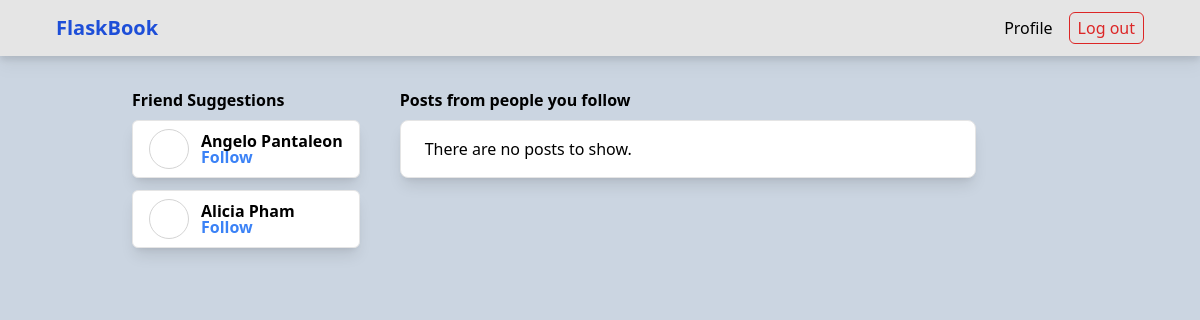
Page / (signed in) on the committed database.
### flaskbook_app/models.py (models this page shows, shortened)
class User(UserMixin, db.Model):
    id = db.Column(db.Integer, primary_key=True)
    username = db.Column(db.String(20), unique=True, nullable=False)
    password = db.Column(db.String(200), nullable=False)
    first_name = db.Column(db.String(40), nullable=False)
    last_name = db.Column(db.String(40), nullable=False)
    created_at = db.Column(db.DateTime, default=datetime.utcnow, nullable=False)
    user_interests = db.relationship('UserInterest', backref='user', lazy=True)
    avatar = db.Column(db.String(255), default='https://t4.ftcdn.net/jpg/00/64/67/63/360_F_64676383_LdbmhiNM6Ypzb3FM4PPuFP9rHe7ri8Ju.jpg')
    followed = db.relationship(
        'Follow',
        foreign_keys=[Follow.follower_id],
        backref='follower',
        lazy='dynamic',
    )
    followers = db.relationship(
        'Follow',
        foreign_keys=[Follow.followed_id],
        backref='followed',
        lazy='dynamic',
    )
    def is_following(self, user):
        return self.followed.filter_by(followed_id=user.id).first() is not None

### flaskbook_app/main/routes.py (the view)
@main.route("/")
@login_required
def index():
    user = User.query.filter_by(username=current_user.username).first_or_404()
    followed_users = user.followed.all()
    posts = Post.query \
        .join(Follow, Follow.followed_id == Post.author_id) \
        .filter(Follow.follower_id == user.id) \
        .filter(Post.receiver_id == Post.author_id) \
        .order_by(Post.created_at.desc()) \
        .all()
    users_with_shared_interests = []
    shared_interests = User.query.join(User.user_interests).\
        filter(UserInterest.interest_id.in_([i.id for i in user.user_interests])).\
        filter(User.id != user.id).distinct().all()
    for user in shared_interests:
        if not current_user.is_following(user):
            users_with_shared_interests.append(user)
    print(users_with_shared_interests)
    return render_template("home.html", posts=posts, current_user=current_user, users_with_shared_interests=users_with_shared_interests)

### flaskbook_app/extensions.py (called while the page is built)
@login_manager.user_loader
def load_user(user_id):
    return User.query.get(user_id)

### flaskbook_app/templates/home.html (shortened to what this page needs)
{% extends 'base.html' %} {% block content %}
<section class="w-10/12 flex p-8 gap-x-10 min-h-screen">
  <div class="">
    <h2 class="font-bold whitespace-nowrap">Friend Suggestions</h2>
    <div>
      <ul class="flex flex-col gap-y-3 my-2">
        {% for user in users_with_shared_interests %}
        <li
          class="flex gap-x-3 items-center bg-white shadow-lg border border-neutral-200 rounded-md py-2 px-4"
        >
          <div class="w-10 h-10 rounded-full overflow-hidden border border-neutral-300">
          </div>
          <div>
            <a class="font-bold" href="/{{user.username}}">
              <p class="leading-4 whitespace-nowrap">
                {{ user.first_name }} {{ user.last_name }}
              </p></a
            >
            <a class="font-bold" href="/follow/{{user.id}}"
              ><p class="leading-4 text-blue-500">Follow</p></a
            >
          </div>
        </li>
        {% endfor %}
      </ul>
    </div>
  </div>
  <div class="w-full flex flex-col">
    <h2 class="font-bold">Posts from people you follow</h2>
    <div class="flex flex-col gap-y-3 max-w-xl my-2">
      {% if posts|length == 0 %}
      <div class="flex flex-col bg-white rounded-lg shadow-lg border border-neutral-200">
        <div class="flex flex-row justify-between items-center p-4">
          <div class="flex flex-row items-center">
            <div class="flex flex-col ml-2">
              <p>There are no posts to show.</p>
            </div>
          </div>
        </div>
      </div>
      {% endif %}
    </div>
  </div>
</section>
{% endblock %}

### rows in the picture
User: first_name "Angelo", last_name "Pantaleon"
User: first_name "Alicia", last_name "Pham"
